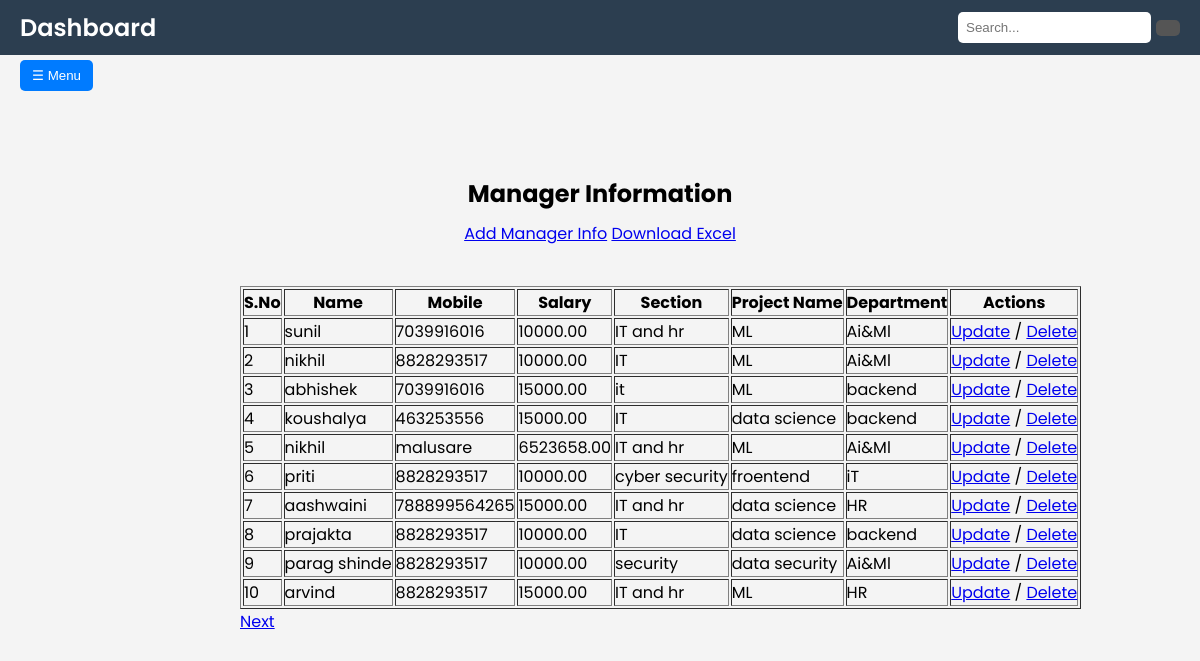
/Managerr/, run on the app's committed database.
### app_crud/models.py (models this page shows, shortened)
class Manager(models.Model):
    serial_number = models.AutoField(primary_key=True, unique=True)
    name = models.CharField(max_length=100)
    mobile = models.CharField(max_length=15)
    salary = models.DecimalField(max_digits=10, decimal_places=2)
    section = models.CharField(max_length=100)
    project_name = models.CharField(max_length=100)
    department = models.CharField(max_length=100)

### app_crud/views.py (the view, shortened to what this page needs)
# urls.py: path('Managerr/', views.Managerr, name='Managerr'),
def Managerr(request):
    all_managers = Manager.objects.all()
    paginator = Paginator(all_managers, 10)  # Show 10 managers per page
    page_number = request.GET.get('page')
    managers = paginator.get_page(page_number)
    return render(request ,'Managerr.html', {'managers': managers})

### templates/Managerr.html (shortened to what this page needs)
<!DOCTYPE html>
<html lang="en">
<head>
    {% load static %}
    <link rel="stylesheet" type="text/css" href="{% static 'css/Employee.css' %}">
</head>
<body>
    <div class="nav">
        <div class="brand">Dashboard</div>
        <div class="search-bar">
            <input type="text" placeholder="Search...">
            <button></button>
        </div>
    </div>
    <div class="menu-container">
        <button class="menu-btn" onclick="toggleSidebar()">&#9776; Menu</button>
    </div>
    <div id="EmployeeInformation" class="container">
        <h3>Manager Information</h3>
        <a href="{% url 'add_manager' %}" class="btn">Add Manager Info</a>
        <a href="?download_excel=1" class="btn">Download Excel</a>
    </div>
    <div class="content">
        <main class="p-6">
            <table border="1">
                <thead>
                    <tr>
                        <th>S.No</th>
                        <th>Name</th>
                        <th>Mobile</th>
                        <th>Salary</th>
                        <th>Section</th>
                        <th>Project Name</th>
                        <th>Department</th>
                        <th>Actions</th>
                    </tr>
                </thead>
                <tbody>
                    {% for manager in managers %}
                        <tr>
                            <td>{{ forloop.counter }}</td>
                            <td>{{ manager.name }}</td>
                            <td>{{ manager.mobile }}</td>
                            <td>{{ manager.salary }}</td>
                            <td>{{ manager.section }}</td>
                            <td>{{ manager.project_name }}</td>
                            <td>{{ manager.department }}</td>
                            <td>
                                <a href="{% url 'update_man' manager.pk %}">Update</a> /
                                <a href="{% url 'delete_man' manager.pk %}" onclick="return confirm('Are you sure you want to delete this manager?')">Delete</a>
                            </td>
                        </tr>
                    {% endfor %}
                </tbody>
            </table>
            {% if managers.has_other_pages %}
                <div id="paginationButtons">
                    {% if managers.has_next %}
                        <a href="?page={{ managers.next_page_number }}">Next</a>
                    {% endif %}
                </div>
            {% endif %}
        </main>
    </div>
</body>
</html>

### static/css/Employee.css (style rules this page uses)
* { margin: 0; padding: 0; box-sizing: border-box; }
body { font-family: 'Poppins', sans-serif; background-color: #f4f4f4; }
.nav { background-color: #2c3e50; color: white; padding: 10px 20px; display: flex; justify-content: space-between; align-items: center; }
.brand { font-size: 24px; font-weight: 600; }
.search-bar { display: flex; align-items: center; }
.search-bar input[type="text"] { padding: 8px; border: none; border-radius: 5px; margin-right: 5px; }
.search-bar button { background-color: #555; border: none; color: white; padding: 8px 12px; border-radius: 5px; cursor: pointer; }
.menu-container { padding: 5px 20px; }
.menu-btn { background-color: #007BFF; color: white; border: none; padding: 8px 12px; border-radius: 5px; cursor: pointer; }
.container { text-align: center; margin-top: 80px; margin-bottom: 20px; }
.container h3 { font-size: 24px; margin-bottom: 10px; }
.content { margin-left: 220px; padding: 20px; }

### data on the page
Manager: name "sunil", mobile "7039916016", salary "10000.00", section "IT and hr", project_name "ML", department "Ai&Ml"
Manager: name "nikhil", mobile "8828293517", salary "10000.00", section "IT", project_name "ML", department "Ai&Ml"
Manager: name "abhishek", mobile "7039916016", salary "15000.00", section "it", project_name "ML", department "backend"
Manager: name "koushalya", mobile "463253556", salary "15000.00", section "IT", project_name "data science", department "backend"
Manager: name "nikhil", mobile "malusare", salary "6523658.00", section "IT and hr", project_name "ML", department "Ai&Ml"
Manager: name "priti", mobile "8828293517", salary "10000.00", section "cyber security", project_name "froentend", department "iT"
Manager: name "aashwaini", mobile "788899564265", salary "15000.00", section "IT and hr", project_name "data science", department "HR"
Manager: name "prajakta", mobile "8828293517", salary "10000.00", section "IT", project_name "data science", department "backend"
Manager: name "parag shinde", mobile "8828293517", salary "10000.00", section "security", project_name "data security", department "Ai&Ml"
Manager: name "arvind", mobile "8828293517", salary "15000.00", section "IT and hr", project_name "ML", department "HR"
